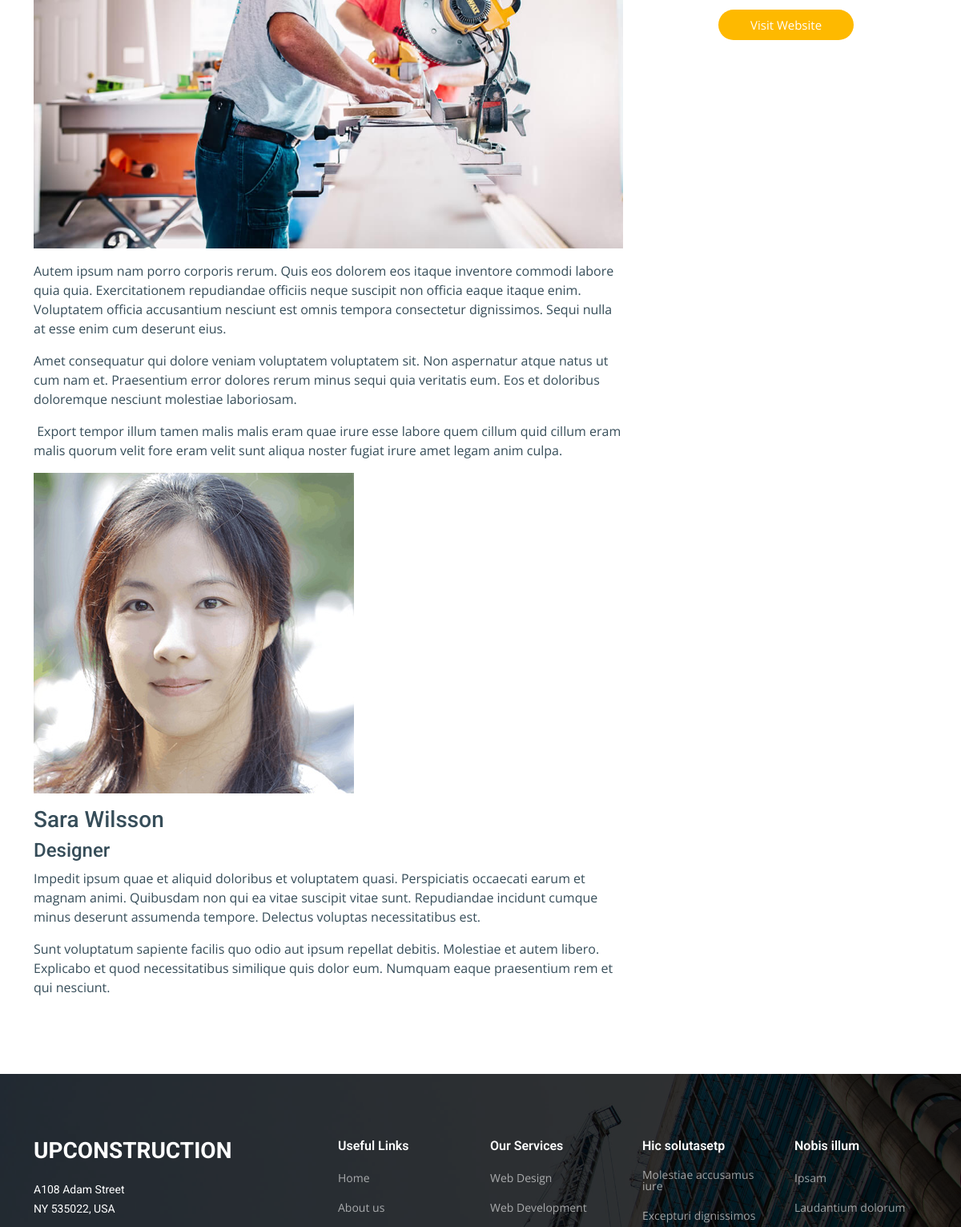
The page /project-details/1 (middle part) on the database as committed earlier.
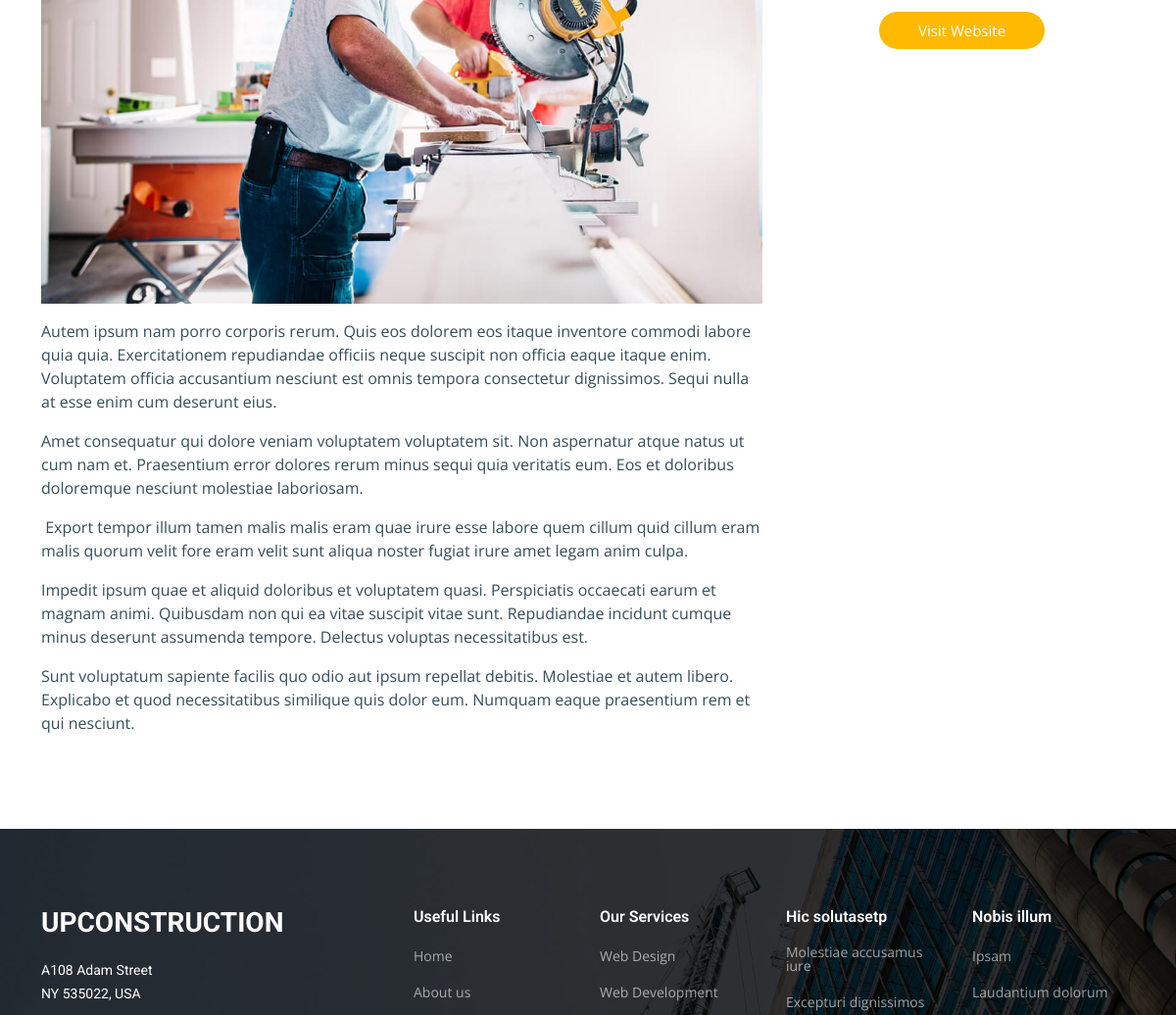
The same page on the database as committed later.
### mainApp/models.py (models this page shows, shortened)
class Project(models.Model):
    CHOICE_PROJECT =(
        ('Remodeling','Remodeling'),
        ('Construction', 'Construction'),
        ('Repairs', 'Repairs'),
        ('Design', 'Design'),
    )
    category = models.CharField(max_length=250, choices=CHOICE_PROJECT, default='Remodeling')
    image = models.ImageField(upload_to='projects')
    title = models.CharField(max_length=800)
    details = RichTextField(null=True, blank=True)

### mainApp/views.py (the view)
# urls.py: path('project-details/<pk>', project_details, name='project-details'),
def project_details(request,pk):
    project_details = Project.objects.get(pk=pk)
    return render(request, 'project-details.html', {'pdetails': project_details})

### mainApp/templates/project-details.html (shortened to what this page needs)
{% extends 'include/base.html' %}
{% load static %}
{% block content %}
  <main id="main">
    <section id="project-details" class="project-details">
      <div class="container" data-aos="fade-up" data-aos-delay="100">
        <div class="row justify-content-between gy-4 mt-4">
          <div class="col-lg-8">
              <img src="{{pdetails.image.url}}" class="img-fluid" alt="">
              <p>
                {{pdetails.details|safe}}
              </p>
          </div>
          <div class="col-lg-3">
            <div class="portfolio-info">
              <ul>
                <li><strong>Project URL</strong> <a href="#">www.example.com</a></li>
                <li><a href="#" class="btn-visit align-self-start">Visit Website</a></li>
              </ul>
            </div>
          </div>
        </div>
      </div>
    </section>
  </main>
{% endblock content %}

Rows that differ between the two databases and show on the page:
changed Project: details "…amet legam anim culpa. Sara Wilsson Designer Impedit ipsum quae et…" → "…amet legam anim culpa. Impedit ipsum quae et…"; details: picture removed
